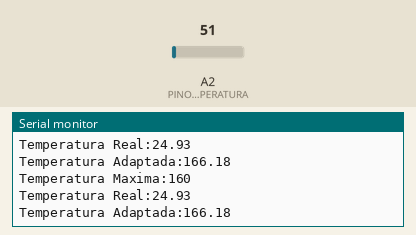
The sketch below on a simulated Arduino Uno, built with avr-gcc and run on an emulated ATmega328P. Parts: the last lines printed to the serial monitor. Inputs (shaded band) come from the test bench; at power-on: A2 (PINO_SENSOR_TEMPERATURA) = 51.

Above: at 2.8 s.
2.9 s: A2 (PINO_SENSOR_TEMPERATURA) set to 61
At 5.3 s:
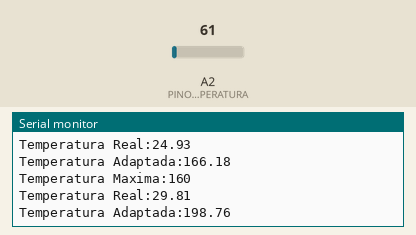
5.6 s: A2 (PINO_SENSOR_TEMPERATURA) set to 71
At 7.5 s:
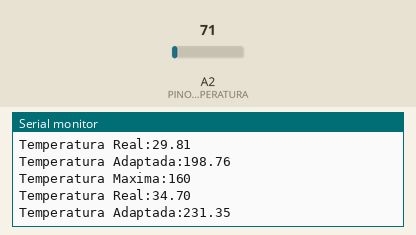
Timing chart, 0 to 9.0 s (numbered marks = the images above; inputs shaded):
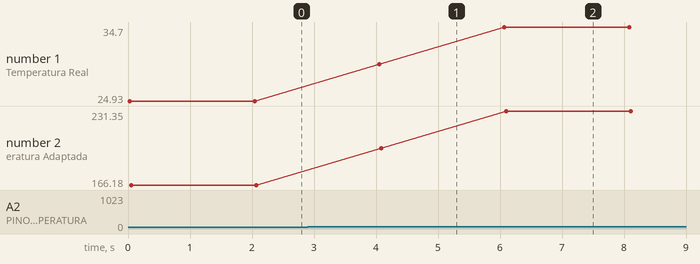

The sketch:

codigo.ino
```cpp
const int PINO_SENSOR_TEMPERATURA = A2; // PORTA DE ENTRADA ANALÓGICA DO ARDUINO (RECEBER OS DADOS DO SENSOR)
const int TEMP_MAXIMA = 160; // constante para guardar o max temperatura ideal

float temperaturaAdaptada; // variavel que vai guardar a temperatura adaptada para testes
float temperaturaCelsius; // variavel que vai guardar a temperatura real que virá do sensor

void setup() { //  periodo que ele vai atualizar
  Serial.begin(9600); // Configura a taxa de bits por segundo (comunicar o arduino com o programa, a cada 9600 bits entra um dado
}

void loop(){
  int valorLeitura = analogRead (PINO_SENSOR_TEMPERATURA); // Coletar o valor da entrada analoga (A2) do arduino temperaturaCelsius
  temperaturaCelsius = (valorLeitura * 5.0 / 1023.0) / 0.01; // Converter essa info na temperatura em graus Celsius  0.002
  temperaturaAdaptada = (valorLeitura * 5.0 / 1023.0) / 0.0015; // Converter essa info na temperatura em graus Celsius  0.002

  Serial.print("Temperatura Maxima:"); // label
  Serial.print(TEMP_MAXIMA);// Print da temperatura na tela
  Serial.println(" ");// separação da label
  Serial.print("Temperatura Real:"); // label
  Serial.print(temperaturaCelsius);// Print da temperatura na tela
  Serial.println(" ");// separação da label
  Serial.print("Temperatura Adaptada:");
  Serial.println(temperaturaAdaptada); // Print da temperatura na tela

  delay(2000); // tempo até executar a função de loop novamente
}
```

Measured:
- after the input at 2.9 s, the serial monitor: prints a new line after 1.2 s (image 1)
- after the input at 5.6 s, the serial monitor: prints a new line after 0.47 s (image 2)
- plotted number 1: 24.93 → 29.81 after the input at 2.9 s, 29.81 → 34.7 after the input at 5.6 s
- plotted number 2: 166.18 → 198.76 after the input at 2.9 s, 198.76 → 231.35 after the input at 5.6 s
